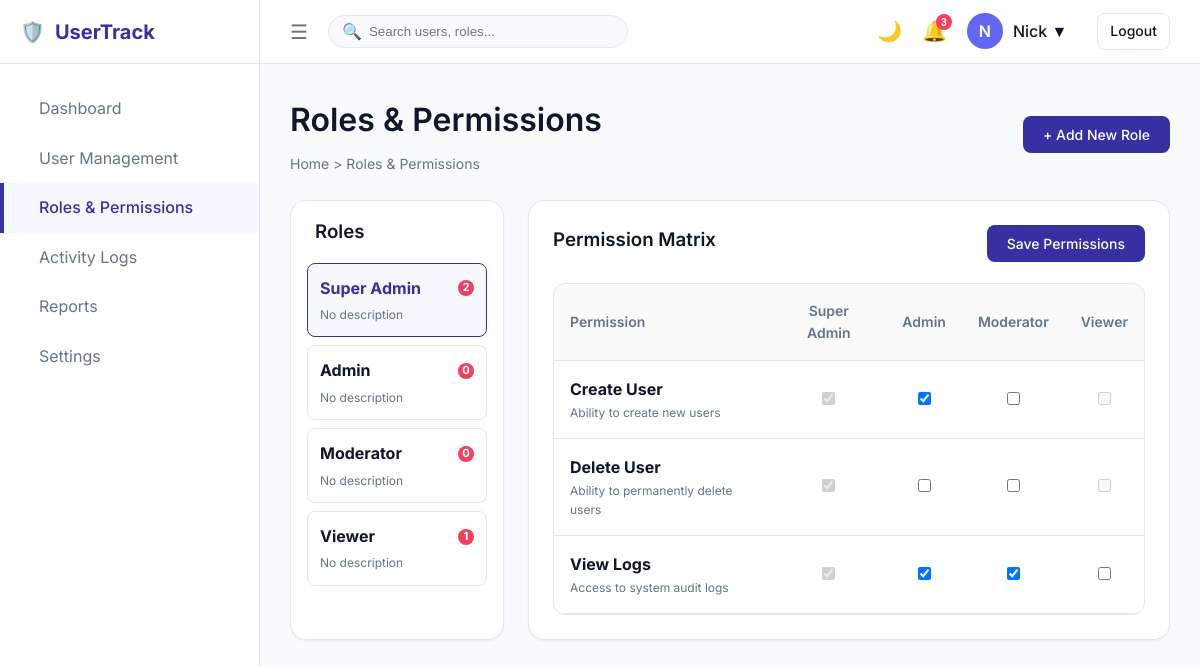
Screenshot of /roles (signed in) with the database file from the repository.
### models.py (models this page shows, shortened)
class User(UserMixin, db.Model):
    id = db.Column(db.Integer, primary_key=True)
    username = db.Column(db.String(100), unique=True, nullable=False)
    email = db.Column(db.String(150), unique=True, nullable=False)
    password_hash = db.Column(db.String(255), nullable=False)
    full_name = db.Column(db.String(150))
    department = db.Column(db.String(100))
    phone = db.Column(db.String(20))
    dob = db.Column(db.Date)
    status = db.Column(db.String(20), default='Active')
    notes = db.Column(db.Text)
    created_at = db.Column(db.DateTime, default=datetime.utcnow)
    role_id = db.Column(db.Integer, db.ForeignKey('role.id'), nullable=False)

class Role(db.Model):
    id = db.Column(db.Integer, primary_key=True)
    name = db.Column(db.String(50), unique=True, nullable=False)
    description = db.Column(db.String(255))
    users = db.relationship('User', backref='role', lazy=True)

### app.py (the view)
@app.route('/roles')
@login_required
def roles_list():
    roles = Role.query.all()
    return render_template('roles.html', roles=roles)

### app.py (called while the page is built)
@login_manager.user_loader
def load_user(user_id):
    return User.query.get(int(user_id))

### templates/roles.html
{% extends "base.html" %}
{% block content %}
<div class="page-header">
    <div>
        <h1>Roles & Permissions</h1>
        <div class="breadcrumb">Home > Roles & Permissions</div>
    </div>
    <button class="btn btn-primary">+ Add New Role</button>
</div>
<div style="display: grid; grid-template-columns: 1fr 3fr; gap: 24px;">
    <div class="card" style="padding: 16px;">
        <h3 style="margin-bottom: 16px; padding: 0 8px;">Roles</h3>
        <div style="display: flex; flex-direction: column; gap: 8px;">
            {% for role in roles %}
            <div style="padding: 12px; border-radius: 8px; border: 1px solid var(--color-border); cursor: pointer; transition: all 0.2s ease; {% if loop.first %}background-color: rgba(99, 102, 241, 0.05); border-color: var(--color-primary);{% endif %}" class="role-card">
                <div style="display: flex; justify-content: space-between; align-items: center; margin-bottom: 4px;">
                    <strong style= "color:{% if loop.first %}var(--color-primary){% else %}var(--color-text-main){% endif %};">{{ role.name }}</strong>
                    <span class="badge" style="position: static; font-size: 0.7rem;">{{ role.users|length }}</span>
                </div>
                <div style="font-size: 0.75rem; color: var(--color-text-muted);">{{ role.description or 'No description' }}</div>
            </div>
            {% endfor %}
        </div>
    </div>
    <div class="card">
        <div style="display: flex; justify-content: space-between; align-items: center; margin-bottom: 20px;">
            <h3>Permission Matrix</h3>
            <button class="btn btn-primary">Save Permissions</button>
        </div>
        <div class="table-container">
            <table>
                <thead>
                    <tr>
                        <th>Permission</th>
                        <th style="text-align: center;">Super Admin</th>
                        <th style="text-align: center;">Admin</th>
                        <th style="text-align: center;">Moderator</th>
                        <th style="text-align: center;">Viewer</th>
                    </tr>
                </thead>
                <tbody>
                    <tr>
                        <td><strong>Create User</strong><div style="font-size: 0.75rem; color: var(--color-text-muted);">Ability to create new users</div></td>
                        <td style="text-align: center;"><input type="checkbox" checked disabled></td>
                        <td style="text-align: center;"><input type="checkbox" checked></td>
                        <td style="text-align: center;"><input type="checkbox"></td>
                        <td style="text-align: center;"><input type="checkbox" disabled></td>
                    </tr>
                    <tr>
                        <td><strong>Delete User</strong><div style="font-size: 0.75rem; color: var(--color-text-muted);">Ability to permanently delete users</div></td>
                        <td style="text-align: center;"><input type="checkbox" checked disabled></td>
                        <td style="text-align: center;"><input type="checkbox"></td>
                        <td style="text-align: center;"><input type="checkbox"></td>
                        <td style="text-align: center;"><input type="checkbox" disabled></td>
                    </tr>
                    <tr>
                        <td><strong>View Logs</strong><div style="font-size: 0.75rem; color: var(--color-text-muted);">Access to system audit logs</div></td>
                        <td style="text-align: center;"><input type="checkbox" checked disabled></td>
                        <td style="text-align: center;"><input type="checkbox" checked></td>
                        <td style="text-align: center;"><input type="checkbox" checked></td>
                        <td style="text-align: center;"><input type="checkbox"></td>
                    </tr>
                </tbody>
            </table>
        </div>
    </div>
</div>
{% endblock %}

### templates/base.html (shortened to what this page needs)
<!DOCTYPE html>
<html lang="en">
<head>
    <link rel="stylesheet" href="{{ url_for('static', filename='css/style.css') }}?v=2.0">
</head>
<body>
    <div class="app-container">
        <aside class="sidebar" id="sidebar">
            <div class="sidebar-header">
                <div class="sidebar-logo">
                    <span class="nav-icon">🛡️</span>
                    <span class="logo-text">UserTrack</span>
                </div>
            </div>
            <nav class="sidebar-nav">
                <a href="{{ url_for('dashboard') }}" class="nav-item {{ 'active' if request.endpoint == 'dashboard' else '' }}">
                    <span class="nav-text">Dashboard</span>
                </a>
                <a href="{{ url_for('users_list') }}" class="nav-item {{ 'active' if 'user' in request.endpoint else '' }}">
                    <span class="nav-text">User Management</span>
                </a>
                <a href="{{ url_for('roles_list') }}" class="nav-item {{ 'active' if request.endpoint == 'roles_list' else '' }}">
                    <span class="nav-text">Roles & Permissions</span>
                </a>
                <a href="{{ url_for('logs_list') }}" class="nav-item {{ 'active' if request.endpoint == 'logs_list' else '' }}">
                    <span class="nav-text">Activity Logs</span>
                </a>
                <a href="{{ url_for('reports') }}" class="nav-item {{ 'active' if request.endpoint == 'reports' else '' }}">
                    <span class="nav-text">Reports</span>
                </a>
                <a href="{{ url_for('settings') }}" class="nav-item {{ 'active' if request.endpoint == 'settings' else '' }}">
                    <span class="nav-text">Settings</span>
                </a>
            </nav>
        </aside>
        <main class="main-content">
            <header class="top-navbar">
                <div class="navbar-left">
                    <button class="icon-btn" id="sidebarToggle">☰</button>
                    <div class="search-bar">
                        <span class="search-icon">🔍</span>
                        <input type="text" class="search-input" placeholder="Search users, roles...">
                    </div>
                </div>
                <div class="navbar-right">
                    <button class="icon-btn" id="themeToggle">🌙</button>
                    <button class="icon-btn">
                        🔔
                        <span class="badge">3</span>
                    </button>
                    <div class="user-profile">
                        <div class="avatar">{{ current_user.username[0]|upper }}</div>
                        <span style="font-weight: 500;">{{ current_user.full_name or current_user.username }} ▼</span>
                    </div>
                    <a href="{{ url_for('logout') }}" class="btn btn-outline" style="padding: 6px 12px; margin-left: 10px;">Logout</a>
                </div>
            </header>
            <div class="page-content">
                {% block content %}{% endblock %}
            </div>
        </main>
    </div>
</body>
</html>

### rows the page displays
User: username "N", full_name "Nick"
Role: name "Super Admin", users|length "2", description "No description"
Role: name "Admin", users|length "0", description "No description"
Role: name "Moderator", users|length "0", description "No description"
Role: name "Viewer", users|length "1", description "No description"
